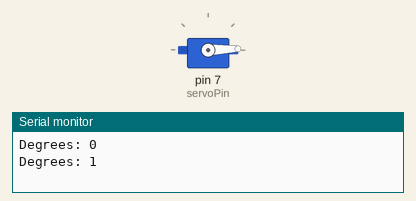
A sketch run on a simulated Arduino Uno, built with avr-gcc and run on an emulated ATmega328P. Shown: servo, the last lines printed to the serial monitor.

Above: at 0.05 s.
At 1.75 s:
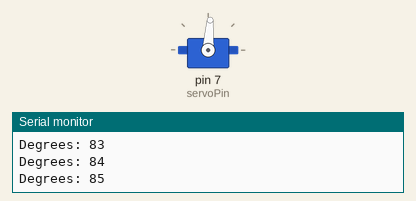
At 3.5 s:
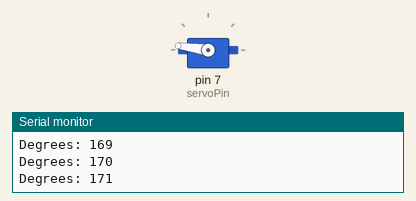
At 7.0 s:
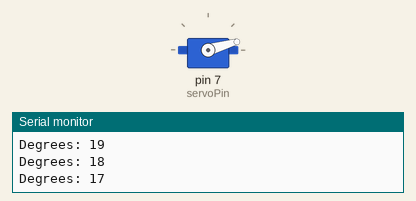
Timing chart, 0 to 9.5 s (numbered marks = the images above):
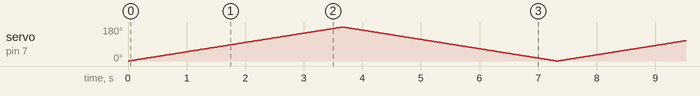

The sketch:

Servo_Motor.ino
```cpp
#include <Servo.h>
int servoPin = 7;
int servoPos;
int delayTime = 20;
Servo myServo;
void setup() {
  myServo.attach(servoPin);
  Serial.begin(9600);
}

void loop() {
  if (servoPos < 180) {
    for (servoPos = 0; servoPos < 180; servoPos++) {
      myServo.write(servoPos);
      delay(delayTime);
      Serial.print("Degrees: ");
      Serial.println(servoPos);
    }
  }
  else {
    for (servoPos = 180; servoPos >= 0; servoPos--) {
      myServo.write(servoPos);
      delay(delayTime);
      Serial.print("Degrees: ");
      Serial.println(servoPos);
    }
  }
}
```
